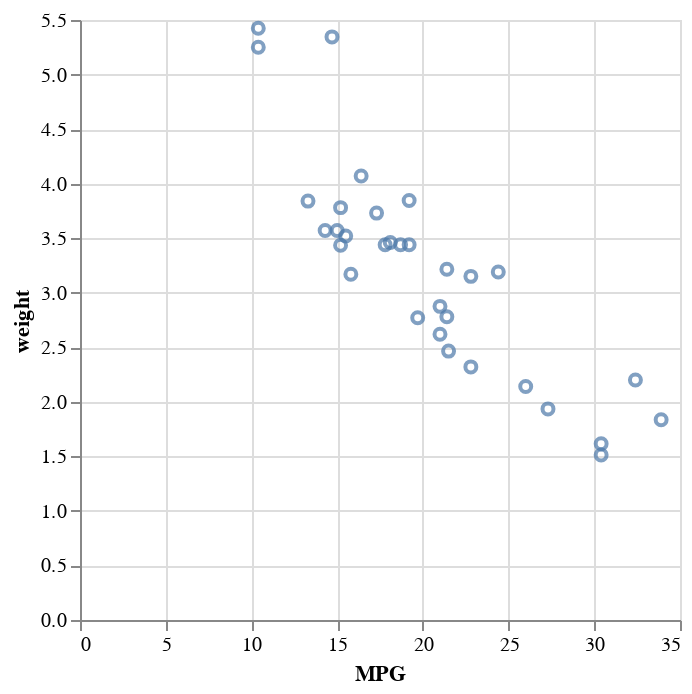

Notebook code for this chart:
### Markdown cell above
All these versions will produce the same visualization. The longest form has extra arguments that we will later use to have finer control of the look and feel or the transformations on the data. But you may see all these variants out in the wild.

Last step: let's make this a true scatter plot with 2 dimensions. We will use the weight for the Y-axis.

### Code cell
# 1.8  Visualize MPG and weight on a scatter plot
alt.Chart(mtcars).mark_point().encode(
    alt.X("MPG:Q"),
    alt.Y("weight:Q")
)

### Figure 1 — Vega-Lite specification as saved in the notebook (floating-point values rounded to 4 significant figures)
{"config": {"view": {"continuousWidth": 300, "continuousHeight": 300}}, "data": {"name": "data-a4c85d0c7c83a07683be57f0abc670da"}, "mark": {"type": "point"}, "encoding": {"x": {"field": "MPG", "type": "quantitative"}, "y": {"field": "weight", "type": "quantitative"}}, "$schema": "https://vega.github.io/schema/vega-lite/v5.20.1.json", "datasets": {"data-a4c85d0c7c83a07683be57f0abc670da": [{"model": "Mazda RX4", "MPG": 21.0, "cylinders": 6, "displacement": 160.0, "HP": 110, "rear_axle_ratio": 3.9, "weight": 2.62, "qsec": 16.46, "vs": 0, "transmission": 1, "gears": 4, "carb": 4}, {"model": "Mazda RX4 Wag", "MPG": 21.0, "cylinders": 6, "displacement": 160.0, "HP": 110, "rear_axle_ratio": 3.9, "weight": 2.875, "qsec": 17.02, "vs": 0, "transmission": 1, "gears": 4, "carb": 4}, {"model": "Datsun 710", "MPG": 22.8, "cylinders": 4, "displacement": 108.0, "HP": 93, "rear_axle_ratio": 3.85, "weight": 2.32, "qsec": 18.61, "vs": 1, "transmission": 1, "gears": 4, "carb": 1}, {"model": "Hornet 4 Drive", "MPG": 21.4, "cylinders": 6, "displacement": 258.0, "HP": 110, "rear_axle_ratio": 3.08, "weight": 3.215, "qsec": 19.44, "vs": 1, "transmission": 0, "gears": 3, "carb": 1}, {"model": "Hornet Sportabout", "MPG": 18.7, "cylinders": 8, "displacement": 360.0, "HP": 175, "rear_axle_ratio": 3.15, "weight": 3.44, "qsec": 17.02, "vs": 0, "transmission": 0, "gears": 3, "carb": 2}, {"model": "Valiant", "MPG": 18.1, "cylinders": 6, "displacement": 225.0, "HP": 105, "rear_axle_ratio": 2.76, "weight": 3.46, "qsec": 20.22, "vs": 1, "transmission": 0, "gears": 3, "carb": 1}, {"model": "Duster 360", "MPG": 14.3, "cylinders": 8, "displacement": 360.0, "HP": 245, "rear_axle_ratio": 3.21, "weight": 3.57, "qsec": 15.84, "vs": 0, "transmission": 0, "gears": 3, "carb": 4}, {"model": "Merc 240D", "MPG": 24.4, "cylinders": 4, "displacement": 146.7, "HP": 62, "rear_axle_ratio": 3.69, "weight": 3.19, "qsec": 20.0, "vs": 1, "transmission": 0, "gears": 4, "carb": 2}, {"model": "Merc 230", "MPG": 22.8, "cylinders": 4, "displacement": 140.8, "HP": 95, "rear_axle_ratio": 3.92, "weight": 3.15, "qsec": 22.9, "vs": 1, "transmission": 0, "gears": 4, "carb": 2}, {"model": "Merc 280", "MPG": 19.2, "cylinders": 6, "displacement": 167.6, "HP": 123, "rear_axle_ratio": 3.92, "weight": 3.44, "qsec": 18.3, "vs": 1, "transmission": 0, "gears": 4, "carb": 4}, {"model": "Merc 280C", "MPG": 17.8, "cylinders": 6, "displacement": 167.6, "HP": 123, "rear_axle_ratio": 3.92, "weight": 3.44, "qsec": 18.9, "vs": 1, "transmission": 0, "gears": 4, "carb": 4}, {"model": "Merc 450SE", "MPG": 16.4, "cylinders": 8, "displacement": 275.8, "HP": 180, "rear_axle_ratio": 3.07, "weight": 4.07, "qsec": 17.4, "vs": 0, "transmission": 0, "gears": 3, "carb": 3}, {"model": "Merc 450SL", "MPG": 17.3, "cylinders": 8, "displacement": 275.8, "HP": 180, "rear_axle_ratio": 3.07, "weight": 3.73, "qsec": 17.6, "vs": 0, "transmission": 0, "gears": 3, "carb": 3}, {"model": "Merc 450SLC", "MPG": 15.2, "cylinders": 8, "displacement": 275.8, "HP": 180, "rear_axle_ratio": 3.07, "weight": 3.78, "qsec": 18.0, "vs": 0, "transmission": 0, "gears": 3, "carb": 3}, {"model": "Cadillac Fleetwood", "MPG": 10.4, "cylinders": 8, "displacement": 472.0, "HP": 205, "rear_axle_ratio": 2.93, "weight": 5.25, "qsec": 17.98, "vs": 0, "transmission": 0, "gears": 3, "carb": 4}, {"model": "Lincoln Continental", "MPG": 10.4, "cylinders": 8, "displacement": 460.0, "HP": 215, "rear_axle_ratio": 3.0, "weight": 5.424, "qsec": 17.82, "vs": 0, "transmission": 0, "gears": 3, "carb": 4}, {"model": "Chrysler Imperial", "MPG": 14.7, "cylinders": 8, "displacement": 440.0, "HP": 230, "rear_axle_ratio": 3.23, "weight": 5.345, "qsec": 17.42, "vs": 0, "transmission": 0, "gears": 3, "carb": 4}, {"model": "Fiat 128", "MPG": 32.4, "cylinders": 4, "displacement": 78.7, "HP": 66, "rear_axle_ratio": 4.08, "weight": 2.2, "qsec": 19.47, "vs": 1, "transmission": 1, "gears": 4, "carb": 1}, {"model": "Honda Civic", "MPG": 30.4, "cylinders": 4, "displacement": 75.7, "HP": 52, "rear_axle_ratio": 4.93, "weight": 1.615, "qsec": 18.52, "vs": 1, "transmission": 1, "gears": 4, "carb": 2}, {"model": "Toyota Corolla", "MPG": 33.9, "cylinders": 4, "displacement": 71.1, "HP": 65, "rear_axle_ratio": 4.22, "weight": 1.835, "qsec": 19.9, "vs": 1, "transmission": 1, "gears": 4, "carb": 1}, {"model": "Toyota Corona", "MPG": 21.5, "cylinders": 4, "displacement": 120.1, "HP": 97, "rear_axle_ratio": 3.7, "weight": 2.465, "qsec": 20.01, "vs": 1, "transmission": 0, "gears": 3, "carb": 1}, {"model": "Dodge Challenger", "MPG": 15.5, "cylinders": 8, "displacement": 318.0, "HP": 150, "rear_axle_ratio": 2.76, "weight": 3.52, "qsec": 16.87, "vs": 0, "transmission": 0, "gears": 3, "carb": 2}, {"model": "AMC Javelin", "MPG": 15.2, "cylinders": 8, "displacement": 304.0, "HP": 150, "rear_axle_ratio": 3.15, "weight": 3.435, "qsec": 17.3, "vs": 0, "transmission": 0, "gears": 3, "carb": 2}, {"model": "Camaro Z28", "MPG": 13.3, "cylinders": 8, "displacement": 350.0, "HP": 245, "rear_axle_ratio": 3.73, "weight": 3.84, "qsec": 15.41, "vs": 0, "transmission": 0, "gears": 3, "carb": 4}, {"model": "Pontiac Firebird", "MPG": 19.2, "cylinders": 8, "displacement": 400.0, "HP": 175, "rear_axle_ratio": 3.08, "weight": 3.845, "qsec": 17.05, "vs": 0, "transmission": 0, "gears": 3, "carb": 2}, {"model": "Fiat X1-9", "MPG": 27.3, "cylinders": 4, "displacement": 79.0, "HP": 66, "rear_axle_ratio": 4.08, "weight": 1.935, "qsec": 18.9, "vs": 1, "transmission": 1, "gears": 4, "carb": 1}, {"model": "Porsche 914-2", "MPG": 26.0, "cylinders": 4, "displacement": 120.3, "HP": 91, "rear_axle_ratio": 4.43, "weight": 2.14, "qsec": 16.7, "vs": 0, "transmission": 1, "gears": 5, "carb": 2}, {"model": "Lotus Europa", "MPG": 30.4, "cylinders": 4, "displacement": 95.1, "HP": 113, "rear_axle_ratio": 3.77, "weight": 1.513, "qsec": 16.9, "vs": 1, "transmission": 1, "gears": 5, "carb": 2}, {"model": "Ford Pantera L", "MPG": 15.8, "cylinders": 8, "displacement": 351.0, "HP": 264, "rear_axle_ratio": 4.22, "weight": 3.17, "qsec": 14.5, "vs": 0, "transmission": 1, "gears": 5, "carb": 4}, {"model": "Ferrari Dino", "MPG": 19.7, "cylinders": 6, "displacement": 145.0, "HP": 175, "rear_axle_ratio": 3.62, "weight": 2.77, "qsec": 15.5, "vs": 0, "transmission": 1, "gears": 5, "carb": 6}, {"model": "Maserati Bora", "MPG": 15.0, "cylinders": 8, "displacement": 301.0, "HP": 335, "rear_axle_ratio": 3.54, "weight": 3.57, "qsec": 14.6, "vs": 0, "transmission": 1, "gears": 5, "carb": 8}, {"model": "Volvo 142E", "MPG": 21.4, "cylinders": 4, "displacement": 121.0, "HP": 109, "rear_axle_ratio": 4.11, "weight": 2.78, "qsec": 18.6, "vs": 1, "transmission": 1, "gears": 4, "carb": 2}]}}
